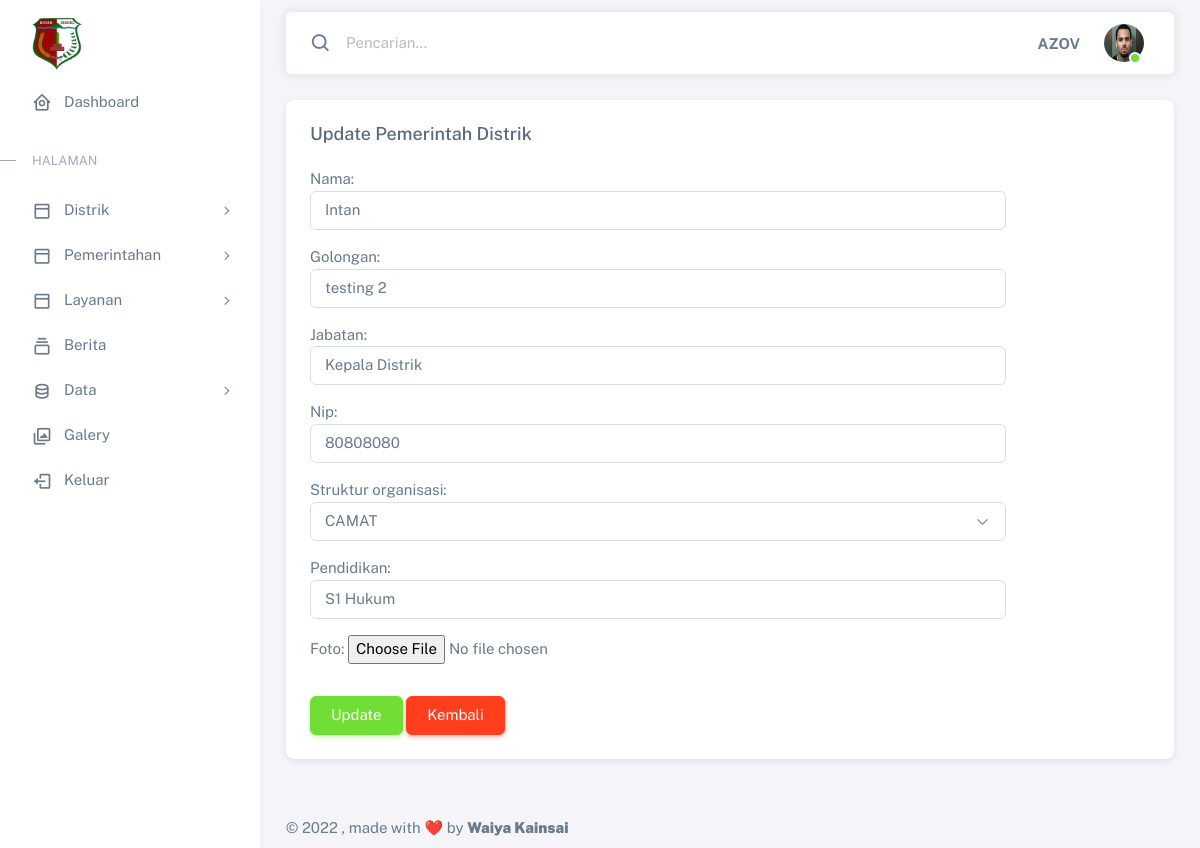
The page /panel/updatepemerintah/10 (signed in) on the database its author committed.
### panel/models.py (models this page shows)
class UserProfile(models.Model):
    user = models.OneToOneField(User, on_delete=models.CASCADE)
    first_name = models.CharField(max_length=100, null=True)
    last_name = models.CharField(max_length=100, null=True)
    phone = models.CharField(max_length=12, null=True)
    foto = models.ImageField(blank=True, null=True, upload_to="image/")

### pemerintah/models.py (models this page shows, shortened)
class Pemerintah(models.Model):
    opsi = (
        ('camat', 'CAMAT'),
        ('sekretaris', 'SEKRETARIS'),
        ('subag', 'SUBAG'),
    )
    nama = models.CharField(max_length=100)
    golongan = models.CharField(max_length=100)
    jabatan = models.CharField(max_length=100)
    struktur_organisasi = models.CharField(max_length=30, choices=opsi, null=True)
    nip = models.CharField(max_length=20,null=True)
    pendidikan = models.CharField(max_length=50,null=True)
    foto = models.ImageField(blank=True, null=True, upload_to="image/")

### panel/views.py (the view)
# urls.py: path('updatepemerintah/<str:pk>',views.update_pemerintah, name='updatepemerintah'),
@login_required(login_url='panel:login')
def update_pemerintah(request, pk):
    groupcheck = Group.objects.get(name= 'admin')
    pemerintah_update = Pemerintah.objects.get(id=pk)
    form = PemerintahForm( request.POST or None, request.FILES or None, instance=pemerintah_update)
    link_kembali = '/panel/pemerintahdistrik/'
    tombol = "Update"
    if form.is_valid():
        form.save()
        return redirect(link_kembali)
    context ={
        'title':'Panel | Update Data Pemerintah',
        'keterangan': 'Update Pemerintah Distrik',
        'form': form,
        'link_kembali': link_kembali,
        'tombol': tombol,
        'groupcheck': groupcheck,
    }
    return render(request, 'panel/add_pemerintah.html', context)

### panel/forms.py
class PemerintahForm(ModelForm):
    class Meta:
        model = Pemerintah
        fields = ('nama', 'golongan', 'jabatan', 'nip','struktur_organisasi',  'pendidikan','foto')
        widgets = {
            'nama': forms.TextInput(attrs={'class': 'form-control', 'id': 'basic-default-name', 'placeholder': 'Masukan Nama..'}),
            'golongan': forms.TextInput(attrs={'class': 'form-control', 'placeholder': 'Masukan Golongan', 'aria-label': 'Isikan Geografis Distrik disini..', 'aria-describedby': 'basic-icon-default-message2'}),
            'jabatan': forms.TextInput(attrs={'class': 'form-control', 'placeholder': 'Masukan Jabatan', 'aria-label': 'Isikan Geografis Distrik disini..', 'aria-describedby': 'basic-icon-default-message2'}),
            'struktur_organisasi': forms.Select(attrs={'class': 'form-select', 'id': 'defaultSelect'}),
            'nip': forms.TextInput(attrs={'class': 'form-control', 'placeholder': 'Masukan Nip','aria-describedby': 'basic-icon-default-message2'}),
            'pendidikan': forms.TextInput(attrs={'class': 'form-control', 'placeholder': 'Masukan Jenjang pendidikan','aria-describedby': 'basic-icon-default-message2'}),
        }

### templates/panel/add_pemerintah.html (shortened to what this page needs)
{% extends '../adminbase.html' %}
{% block content %}
<div class="row">
    <div class="col-xxl">
        <div class="card mb-4">
          <div class="card-header d-flex align-items-center justify-content-between">
            <h5 class="mb-0">{{ keterangan }}</h5>
          </div>
          <div class="card-body">
            <form action="" method="POST" enctype="multipart/form-data">
              <div class="row mb-3">
                <div class="col-sm-10">
                  {{ form.as_p}}
                </div>
              </div>
              <div class="row justify-content-start">
                <div class="col-sm-10">
                  <input class="btn btn-success" type="submit" value="{{ tombol }}">
                  <a href= "{% url 'panel:pemerintah' %}"  class="btn btn-danger">Kembali</a>
                </div>
              </div>
            </form>
          </div>
        </div>
      </div>
</div>
{% endblock %}

### templates/adminbase.html (shortened to what this page needs)
{% load static %}
<!DOCTYPE html>
<html
  lang="en"
  class="light-style layout-menu-fixed"
  dir="ltr"
  data-theme="theme-default"
  data-assets-path="../assets/"
  data-template="vertical-menu-template-free"
>
  <head>
    <link rel="stylesheet" href=" {% static 'vendor/fonts/boxicons.css' %}" />
    <link rel="stylesheet" href="{% static 'vendor/css/core.css' %}" class="template-customizer-core-css" />
    <link rel="stylesheet" href="{% static 'vendor/css/theme-default.css' %}" class="template-customizer-theme-css" />
    <link rel="stylesheet" href="{% static 'vendor/css/organisasi.css' %}" class="template-customizer-theme-css" />
    <link rel="stylesheet" href="{% static 'css/demo.css' %}" />
    <link rel="stylesheet" href="{% static 'vendor/libs/perfect-scrollbar/perfect-scrollbar.css' %}" />
    <link rel="stylesheet" href="{% static 'vendor/libs/apex-charts/apex-charts.css' %}" />
  </head>
  <body onload="startTime()">
    <div class="layout-wrapper layout-content-navbar">
      <div class="layout-container">
        {% include 'panel/admin_menu.html' %}
        <div class="layout-page">
          <nav
            class="layout-navbar container-xxl navbar navbar-expand-xl navbar-detached align-items-center bg-navbar-theme"
            id="layout-navbar"
          >
            <div class="navbar-nav-right d-flex align-items-center" id="navbar-collapse">
              <div class="navbar-nav align-items-center">
                <div class="nav-item d-flex align-items-center">
                  <i class="bx bx-search fs-4 lh-0"></i>
                  <input
                    type="text"
                    class="form-control border-0 shadow-none"
                    placeholder="Pencarian..."
                    aria-label="Search..."
                  />
                </div>
              </div>
              <ul class="navbar-nav flex-row align-items-center ms-auto">
                <li class="nav-item lh-1 me-3">
                  <strong >{{request.user|upper}}</strong>
                </li>
                <li class="nav-item navbar-dropdown dropdown-user dropdown">
                  <a class="nav-link dropdown-toggle hide-arrow" href="javascript:void(0);" data-bs-toggle="dropdown">
                    <div class="avatar avatar-online">
                      {% if request.user.userprofile.foto %}
                      <img src="{{ request.user.userprofile.foto.url }}" alt class="w-px-40 h-saja rounded-circle" />
                      {% else %}
                      <img src="{% static 'img/user_blank.png' %}" alt class="w-px-40 h-auto rounded-circle" />
                      {% endif %}
                    </div>
                  </a>
                </li>
              </ul>
            </div>
          </nav>
          <div class="content-wrapper">
            <div class="container-xxl flex-grow-1 container-p-y">
            {% block content %}
            {% endblock content %}
            </div>
            <footer class="content-footer footer bg-footer-theme">
              <div class="container-xxl d-flex flex-wrap justify-content-between py-2 flex-md-row flex-column">
                <div class="mb-2 mb-md-0">
                  ©
                  , made with ❤️ by
                  <a href="#" target="_blank" class="footer-link fw-bolder">Waiya Kainsai</a>
                </div>
              </div>
            </footer>
          </div>
        </div>
      </div>
    </div>
  </body>
</html>

### rows shown on the page
Pemerintah: nama "Intan", golongan "testing 2", jabatan "Kepala Distrik", nip "80808080", struktur_organisasi "CAMAT", pendidikan "S1 Hukum"

### other values the page prints
{{ request.user|upper }} "AZOV"
{{ keterangan }} "Update Pemerintah Distrik"
